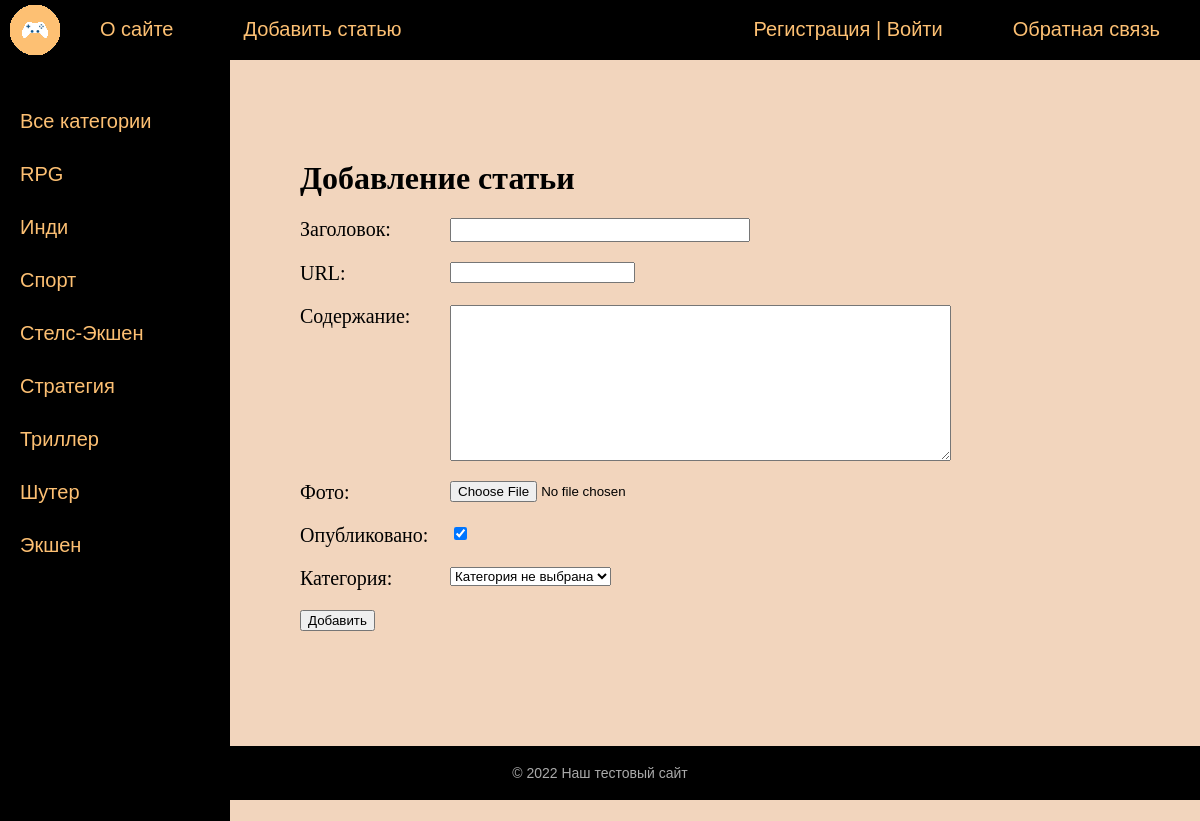
The page /addpage/ on the database its author committed.
### blog/models.py (models this page shows)
class Category(models.Model):
    name = models.CharField(max_length=100, db_index=True)
    slug = models.SlugField(max_length=255, unique=True, db_index=True, verbose_name='URL')
    def __str__(self):
        return self.name
    def get_absolute_url(self):
        return reverse('category', kwargs={'cat_slug': self.slug})
    class Meta:
        verbose_name = 'Категория'
        verbose_name_plural = 'Категории'
        ordering = ['id']

### blog/views.py (the view)
# urls.py: path('addpage/', AddPage.as_view(), name='add_page'),
class AddPage(CreateView):
    form_class = AddPostForm
    template_name = 'blog/addpage.html'
    success_url = reverse_lazy('home')
    def get_context_data(self, *, object_list=None, **kwargs):
        context = super().get_context_data(**kwargs)
        context['title'] = 'Добавление статьи'
        context['menu'] = menu
        return context

### blog/forms.py (shortened to what this page needs)
class AddPostForm(forms.ModelForm):
    def __init__(self, *args, **kwargs):
        super().__init__(*args, **kwargs)
        self.fields['cat'].empty_label = "Категория не выбрана"
    class Meta:
        model = Post
        fields = ['title', 'slug', 'content', 'photo', 'is_published', 'cat']
        widgets = {
            'title': forms.TextInput(attrs={'class': 'form-input'}),
            'content': forms.Textarea(attrs={'cols': 60, 'rows': 10}),
        }

### blog/templatetags/blog_tags.py (called while the page is built)
@register.inclusion_tag('blog/list_categories.html')
def get_categories(sort=None, cat_selected=0):
    if not sort:
        cats = Category.objects.all()
    else:
        cats = Category.objects.order_by(sort)
    return {"cats": cats, "cat_selected":cat_selected}

### blog/templates/blog/addpage.html (shortened to what this page needs)
{% extends 'blog/base.html' %}
{% block content %}
<h1>{{title}}</h1>
<form action="{% url 'add_page' %}" method="post" enctype="multipart/form-data">
    {% for f in form %}
    <p><label class="form-label" for="{{ f.id_for_label }}">{{f.label}}: </label>{{ f }}</p>
    {% endfor %}
    <button type="submit">Добавить</button>
</form>
{% endblock %}

### blog/templates/blog/list_categories.html
{% for c in cats %}
    {% if c.pk == cat_selected %}
        <li class="selcted">{{c.name}}</li>
    {% else %}
        <li><a href="{{c.get_absolute_url}}">{{c.name}}</a></li>
    {% endif %}
{% endfor %}

### blog/static/blog/css/styles.css (style rules this page uses)
html, body { font-family: 'Arial'; margin: 0; padding: 0; height: 100%; width: 100%; color: #444; background: #f2d5bd; }
a { color: #0059b2; text-decoration: none; }
.left-chapters ul li { margin: 30px 0 0 0; color: #999; }
.left-chapters ul li a { color: #fdc073; text-decoration: none; }
.content-text h1 { font-size: 32px; }
.form-input { width: 300px; font-size: 16px; }
.form-label { display: inline-block; min-width: 150px; vertical-align: top; }

### rows shown on the page
Category: name "RPG"
Category: name "Инди"
Category: name "Спорт"
Category: name "Стелс-Экшен"
Category: name "Стратегия"
Category: name "Триллер"
Category: name "Шутер"
Category: name "Экшен"

### other values the page prints
{{ m.title }} "О сайте" "Добавить статью"
{{ m.title }} "Обратная связь"
{{ title }} "Добавление статьи"
{{ f.label }} "Заголовок" "URL" "Содержание" "Фото" "Опубликовано" "Категория"
